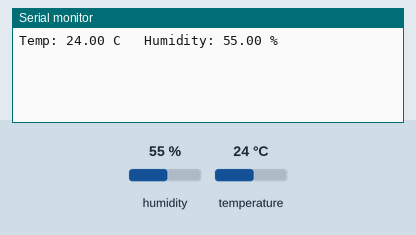
The sketch below on a simulated Arduino Uno, built with avr-gcc and run on an emulated ATmega328P. On the bench: the last lines printed to the serial monitor. The inputs (shaded band) are chosen by the test bench; at power-on: humidity 55 %, temperature 24 °C.

Above: at 18.0 s.
18.1 s: humidity set to 22 %
At 20.4 s:
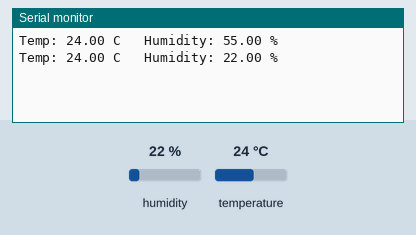
33.1 s: temperature set to 12 °C
At 41.0 s:
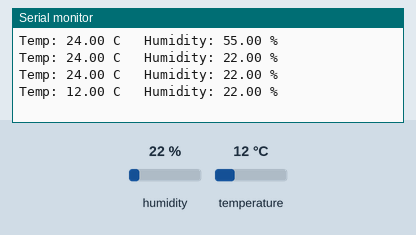
48.1 s: humidity set to 40 %
At 50.7 s:
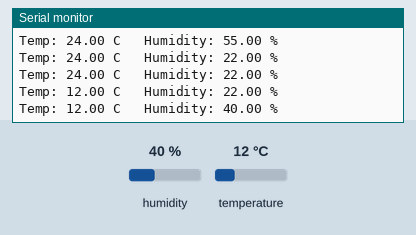
Timing chart, 0 to 52.2 s (numbered marks = the images above; inputs shaded):
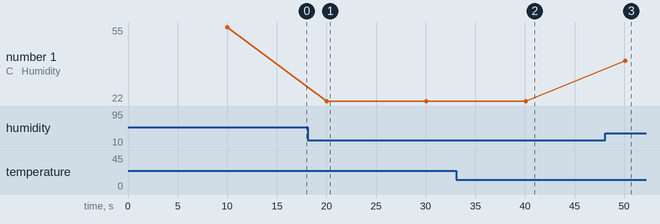

The sketch:

dht11_test.ino
```cpp
#include <DHT.h>

DHT dht(7, DHT11); // pin 7, and it's a DHT11 sensor

void setup() {
  Serial.begin(9600);
  dht.begin();
}

void loop() {
  delay(10000); // DHT11 is slow, only ask it once every 2 seconds
  float humidity = dht.readHumidity();
  float temp = dht.readTemperature();

  Serial.print("Temp: ");
  Serial.print(temp);
  Serial.print(" C   Humidity: ");
  Serial.print(humidity);
  Serial.println(" %");
}
```

Measured:
- after the input at 18.1 s, the serial monitor: prints a new line after 1.9 s (image 1)
- after the input at 33.1 s, the serial monitor: prints a new line after 7.0 s (image 2)
- after the input at 48.1 s, the serial monitor: prints a new line after 2.0 s (image 3)
- plotted number 1: 55 → 22 after the input at 18.1 s, 22 → 40 after the input at 48.1 s
